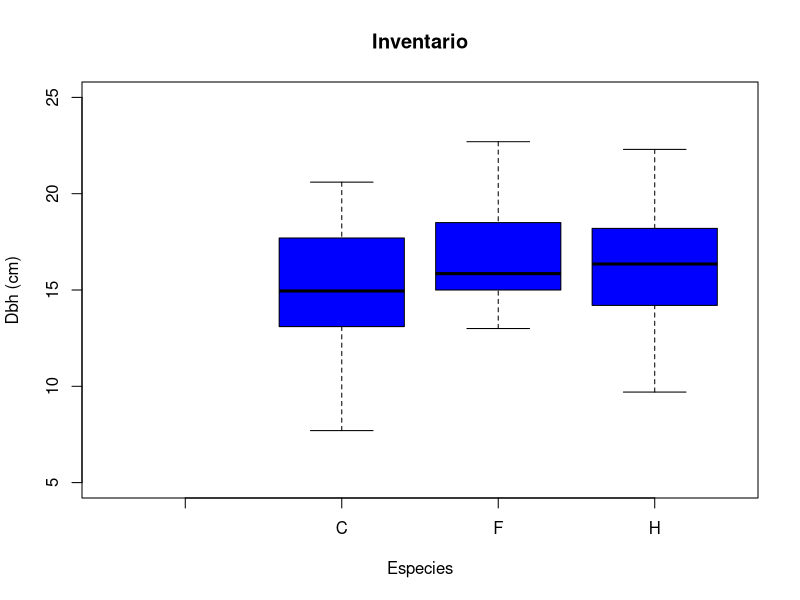
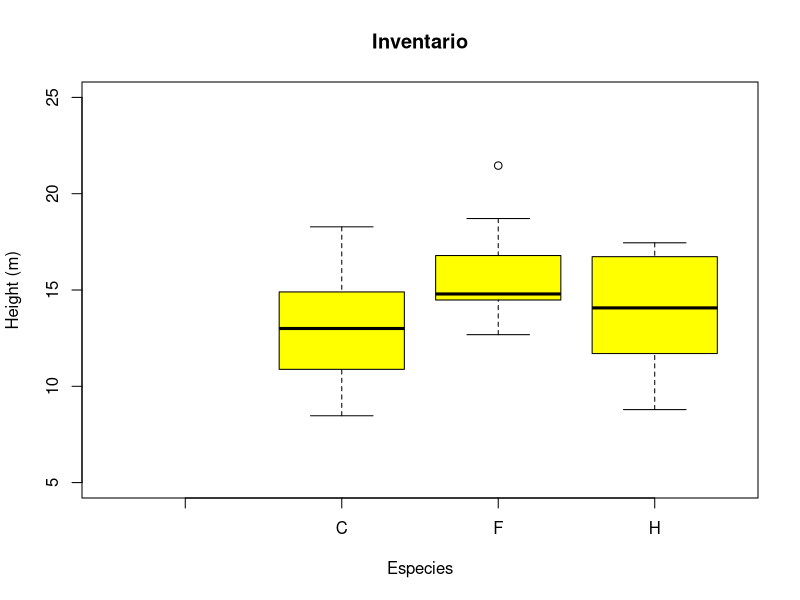
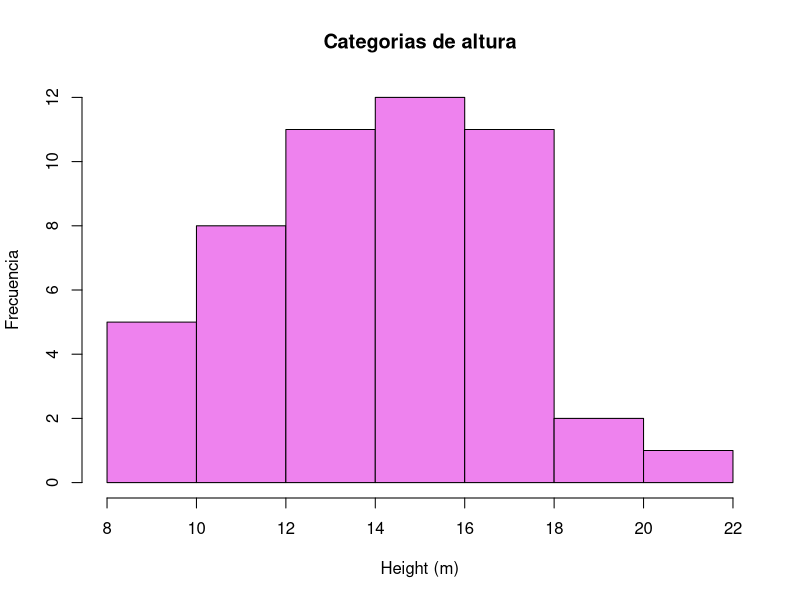

The R source for these figures, in order:
# Tamara Martinez Martinez 
# 2067694
# 31/03/2025

# La funcion read sirve para importar datos
trees <- read.csv ("Practica 2.csv", header = T)

# La funcion as.factor sirve para convertir caracteres a factores
trees$Especies <- as.factor(trees$Especies)
trees$Crown <- as.factor(trees$Crown) 

# Grafica
boxplot(trees$Diameter~ trees$Especies,
        xlab = "Especies", # etiqueta del eje x
        ylab = "Dbh (cm)", # etiqueta del eje y
        col = "blue", # color de las cajas 
        main = "Inventario", # Titulo de grafica 
        ylim = c(5,25)) # Ampliar limites eje 

# Grafica de altura 
boxplot(trees$Height..m. ~ trees$Especies,
        xlab = "Especies",
        ylab = "Height (m)",
        col= "yellow",
        main ="Inventario",
        ylim = c(5,25))

# Histograma de altura
hist(trees$Height..m.,
     xlab = "Height (m)",
     ylab = "Frecuencia",
     main = "Categorias de altura",
     col = "violet")

# Hoja y tallo 
stem(trees$Height..m.)







        

